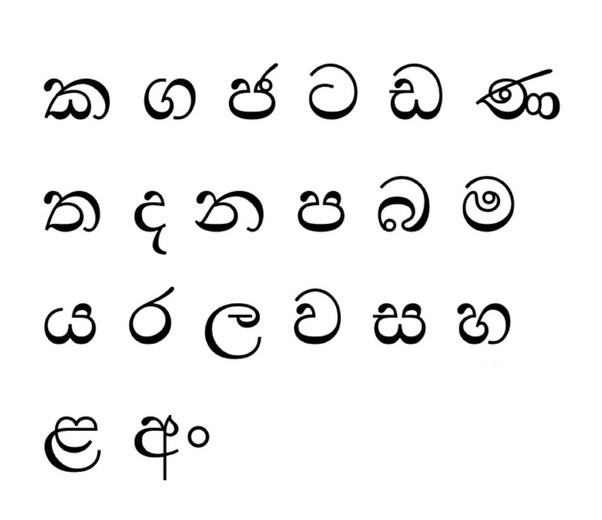
#> input picture image.jpg, 602 x 520 px
$ jupyter execute --allow-errors sinhala_OCR.ipynb
#> lines starting #> are read from the running program, lines starting #| are printed output that depends on the picture; after the words box and inside, x2 and y2 are one past the last pixel; in counts of white or black regions, pixels touching at a corner belong together
<h1>Sinhala OCR Phase 1</h1>

<h3>1. Dataset Handling</h3>

[cell 1]
import numpy as np
import pandas as pd
import matplotlib.pyplot as plt
import cv2

[cell 2]
df_train = pd.read_csv('train.txt', sep=" ", header=None)
#> (reads train.txt from the repository)
df_test = pd.read_csv('test.txt', sep=" ", header=None)
#> (reads test.txt from the repository)

[cell 3]
x_train_list = []
x_test_list = []

#> (the rest of this cell did not finish here and is left out)

#> (a cell that did not finish here is left out)

[cell 5]
classes = ['ක', 'ඛ', 'ග', 'ඝ', 'ඟ', 'ච', 'ඡ', 'ජ', 'ට', 'ඩ', 'න', 'ණ', 'ත', 'ථ', 'ද',
           'ධ', 'ප', 'ඵ', 'බ', 'භ', 'ම', 'ඹ', 'ය', 'ර', 'ල', 'ව', 'ශ', 'ෂ', 'ස', 'හ', 'ළ', 'ෆ']

<h5>Sample Image</h5>

[cell 6]
rand_int = np.random.randint(low=0, high=31)
sample_img_gray = cv2.imread('dataset/test/'+df_test[0][rand_int], cv2.IMREAD_GRAYSCALE)
sample_img_inv = cv2.bitwise_not(sample_img_gray)
#> (the rest of this cell did not finish here and is left out)

<h3>2. Training</h3>

[cell 7]
import tensorflow as tf

# Define a simple sequential model
def create_model():
    model = tf.keras.models.Sequential([
        tf.keras.layers.Flatten(input_shape=(28, 28)),
        tf.keras.layers.Dense(512, activation=tf.nn.relu),
        tf.keras.layers.Dropout(0.2),
        tf.keras.layers.Dense(32, activation=tf.nn.softmax)
    ])

    model.compile(optimizer='adam',
                  loss='sparse_categorical_crossentropy',
                  metrics=['accuracy'])
    return model

#> (a cell that did not finish here is left out)

#> (a cell that did not finish here is left out)

#> (a cell that did not finish here is left out)

<h3>3. Decode Image for OCR</h3>

[cell 11]
from imutils import resize, grab_contours
from PIL import ImageFont, ImageDraw, Image

def read_img(img):
#> called with img = 'image.jpg'
    image_to_test = cv2.imread(img)
#> image_to_test is the input picture: shape (520, 602, 3); min 0, max 255, mean 240.6
    # convert to grayscale
    gray = cv2.cvtColor(image_to_test, cv2.COLOR_BGR2GRAY)
    # blurring the image
    blur = cv2.GaussianBlur(gray, (5, 5), 0)
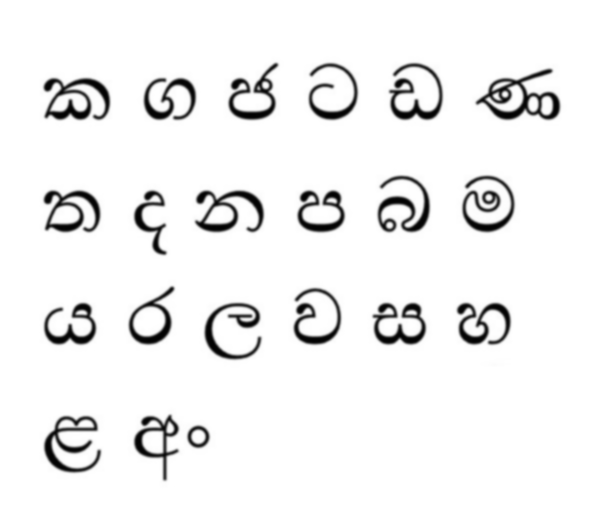
#> blur: shape (520, 602); min 1, max 255, mean 240.6
    # apply edge filter to the blurred image
    edge = cv2.Canny(blur, 30, 150)
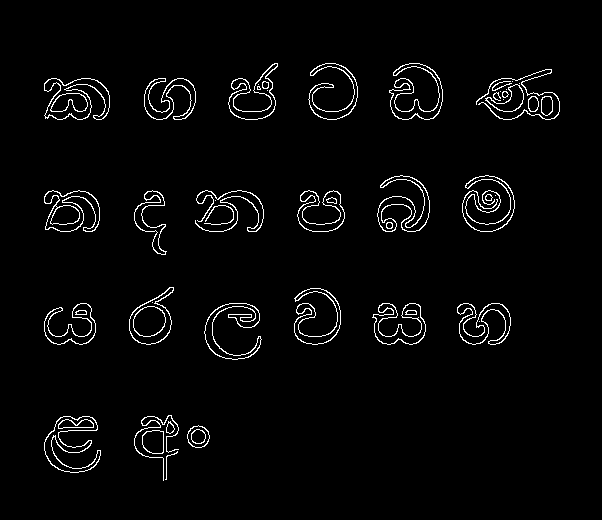
#> edge: shape (520, 602); 2.9% white in thin lines or dots, all inside (x1, y1, x2, y2) = (44, 63, 560, 481)

    # get contours
    cntrs = cv2.findContours(
        edge.copy(), cv2.RETR_EXTERNAL, cv2.CHAIN_APPROX_SIMPLE)
#> cntrs = 39 contours, 11 with area under 20; largest, box (x1, y1, x2, y2) and area: (44, 78, 110, 120) 1662, (129, 287, 174, 345) 1502, (44, 190, 100, 232) 1384, (44, 416, 101, 473) 1273, (377, 175, 430, 232) 1068
    cntrs = grab_contours(cntrs)

    # sort contours from top left to bottom right
    boundingBox = [cv2.boundingRect(c) for c in cntrs]
#> boundingBox = 39 items, first 6: (165, 451, 13, 29), (142, 430, 22, 24), (187, 425, 23, 23), (166, 421, 9, 13), (44, 416, 57, 57), (134, 415, 45, 66)
    (cntrs, _) = zip(*sorted(zip(cntrs, boundingBox),
                             key=lambda x: (-x[1][1], x[1][0])))

    image_size = (28, 28)

    char_detected = []

    for c in cntrs:
        (x, y, w, h) = cv2.boundingRect(c)

        # attemp to ignore small contours
        if (w >= 32 and w <= 350) and (h >= 32 and h <= 320):
            # create an Region of Interest
            roi = gray[y:y+h, x:x+w]

            # threshold it to make it into binary image
            bin_img = cv2.threshold(
                roi, 0, 255, cv2.THRESH_BINARY_INV | cv2.THRESH_OTSU)[1]
            bin_img = cv2.copyMakeBorder(
                bin_img,
                top=10,
                bottom=10,
                left=10,
                right=10,
                borderType=cv2.BORDER_CONSTANT,
                value=0
            )
            (iH, iW) = bin_img.shape

            if iW > iH:
                bin_img = resize(bin_img, width=image_size[0])
            else:
                bin_img = resize(bin_img, height=image_size[1])

            # update with the new image size
            (iH, iW) = bin_img.shape
            dX = int(max(0, 32 - iW) / 2.0)
            dY = int(max(0, 32 - iH) / 2.0)

            # pad the image and resize it to match the input of the model
            padded = cv2.copyMakeBorder(bin_img, top=dY, bottom=dY,
                                        left=dX, right=dX, borderType=cv2.BORDER_CONSTANT,
                                        value=(0, 0, 0))
            padded = cv2.resize(padded, image_size)

            # normalize the image so that it got the same value of testImg
            padded = padded.astype("float32") / 255.0
            padded = np.expand_dims(padded, axis=-1)

            # put it into list of the queue of images to predict
            char_detected.append([padded, (x, y, w, h)])
#> this loop made 39 passes
#> (x, y, w, h, dX, dY) on passes 5, 6, 7, 8, 9, 10, 11, 12, 17, 18, 19, 20: (44, 416, 57, 57, 2, 2), (134, 415, 45, 66, 5, 2), (44, 303, 52, 42, 2, 4), (204, 303, 58, 57, 2, 2), (372, 303, 54, 42, 2, 4), (457, 303, 54, 42, 2, 4), (294, 288, 47, 57, 4, 2), (129, 287, 45, 58, 4, 2), (44, 190, 56, 42, 2, 5), (134, 190, 33, 65, 7, 2), (195, 190, 69, 42, 2, 6), (297, 190, 48, 42, 2, 3)
#> (x, y, w, h) on passes 1, 2, 3, 4, 13, 14: (165, 451, 13, 29), (142, 430, 22, 24), (187, 425, 23, 23), (166, 421, 9, 13), (204, 205, 30, 20), (215, 200, 1, 1)
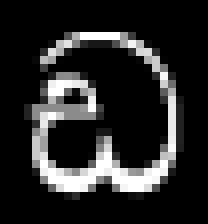
#> bin_img: shape (28, 26) (shown 8 times larger); min 0, max 255, mean 40.2
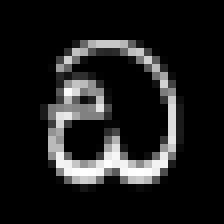
#> padded: shape (28, 28, 1) float32 (shown 8 times larger); min 0, max 1, mean 0.115
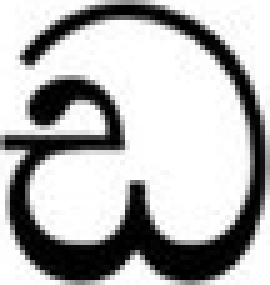
#> roi: shape (57, 54) (shown 5 times larger); min 0, max 255, mean 180.3
#> after the loop, char_detected = 20 items

    # get each location and image of detected char
    boxes = [b[1] for b in char_detected]
#> boxes = 20 items, first 6: (44, 416, 57, 57), (134, 415, 45, 66), (44, 303, 52, 42), (204, 303, 58, 57), (372, 303, 54, 42), (457, 303, 54, 42)
    char_detected = np.array([c[0].reshape(28, 28)
                              for c in char_detected], dtype="float32")

    return char_detected, boxes, image_to_test

[cell 12]
char_detected, boxes, img_ori = read_img('image.jpg')

#> (the rest of this cell did not finish here and is left out)
